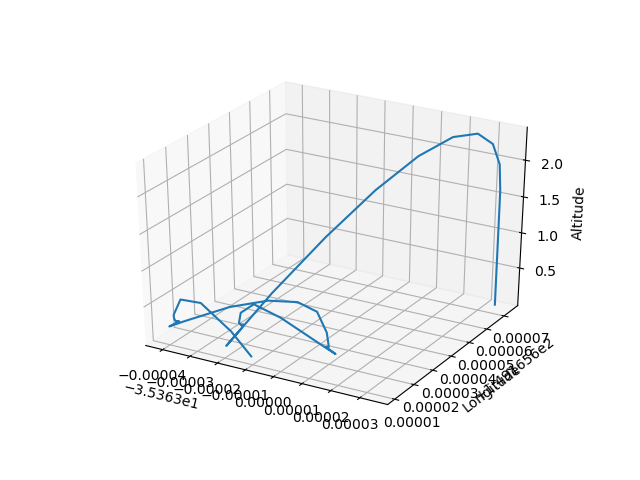

Source code (Python):
import dronekit
import time
import numpy as np
import plot

home_location = dronekit.LocationGlobalRelative(0, 0, 0)
distance_trajectory = 0
latitude_history = []
longitude_history = []
altitude_history = []


def kalman_filter(state, cov, u, z, A, B, H, Q, R):
    # State prediction
    state = np.dot(A, state) + np.dot(B, u)
    cov = np.dot(A, np.dot(cov, A.T)) + Q
    
    # Measurement update
    K = np.dot(cov, np.dot(H.T, np.linalg.inv(np.dot(H, np.dot(cov, H.T)) + R)))
    state = state + np.dot(K, (z - np.dot(H, state)))
    cov = cov - np.dot(K, np.dot(H, cov))
    
    return state, cov

def sliding_mode_control(state, ref, Ks):
    e = ref - state
    u = np.dot(Ks, np.sign(e))
    
    return u

def arm_takeoff(vehicle, altitude, scanning, plotting):    
    global home_location
    home_location = vehicle.location.global_relative_frame
    
    print("Pre-arm checks")
    while not vehicle.is_armable:
        print("Waiting for vehicle to initialize...")
        time.sleep(1)

    print("Arming motors")
    vehicle.mode = dronekit.VehicleMode("ACRO")
    vehicle.armed = True
    while not vehicle.armed:
        print("Waiting for arming...")
        time.sleep(1)
        
    print("Taking off!")
    u = np.array([[0.0], [0.0]])
    z = np.array([[vehicle.location.global_relative_frame.lat], [vehicle.location.global_relative_frame.lon]])
    u[0,0] = vehicle.location.global_relative_frame.lat
    u[1,0] = vehicle.location.global_relative_frame.lon
    A = np.array([[1.0, 0.0], [0.0, 1.0]])
    B = np.array([[0.0, 0.0], [0.0, 0.0]])
    H = np.array([[1.0, 0.0], [0.0, 1.0]])
    Q = np.array([[0.1, 0.0], [0.0, 0.1]])
    R = np.array([[0.1, 0.0], [0.0, 0.1]])
    Ks = np.array([[1.0, 0.0], [0.0, 1.0]])
    cov = np.array([[1.0, 0.0], [0.0, 1.0]]) 
    
    while True:
        if vehicle.location.global_relative_frame.alt >= altitude * 0.95:
            print('Reached target altitude: %s' % altitude)
            break
        
        # Run the kalman filter for estimate the position
        state, cov = kalman_filter(u, cov, u, z, A, B, H, Q, R)
        
        # Run the sliding mode conotrol to generate control inputs
        ref = np.array([
            [home_location.lat],
            [home_location.lon]
        ])
        u_control = sliding_mode_control(state, ref, Ks)
        
        print("Take Off Data : ")
        if scanning: print("Lidar Sensor Distance (m)", vehicle.location.global_relative_frame.alt)
        if plotting: plot.save(vehicle.location.global_relative_frame)
        print([u_control[0,0], u_control[1,0]])
        print(vehicle.location.global_relative_frame)
        print("---------------------------------------------------------------------------")
        
        
        current_altitude = vehicle.location.global_relative_frame.alt
        altitude_error = altitude - current_altitude
        throttle_value = int(1500 + altitude_error * 35)
        
        # Set the control channel override values
        vehicle.channels.overrides = {
            '1': int(1500 + u_control[0,0]),
            '2': int(1500 + u_control[1,0]),
            '3': throttle_value,
            '4': 1500
        }
        
        # Send the control inputs to the vehicle
        vehicle.flush()
        
        time.sleep(0.1)

def trajectory(vehicle, altitude, distance, duration, scanning, plotting):
    global home_location
    global distance_trajectory
    distance_trajectory = distance
    
    u = np.array([[0.0], [0.0], [0.0], [0.0]])
    z = np.array([[vehicle.location.global_relative_frame.lat], [vehicle.location.global_relative_frame.lon], [0.0], [0.0]])
    u[0,0] = vehicle.location.global_relative_frame.lat
    u[1,0] = vehicle.location.global_relative_frame.lon
    A = np.array([[1.0, 0.0, 0.1, 0.0], [0.0, 1.0, 0.0, 0.1], [0.0, 0.0, 1.0, 0.0], [0.0, 0.0, 0.0, 1.0]])
    B = np.array([[0.0, 0.0], [0.0, 0.0], [0.0, 0.0], [0.0, 0.0]])
    H = np.array([[1.0, 0.0, 0.0, 0.0], [0.0, 1.0, 0.0, 0.0], [0.0, 0.0, 1.0, 0.0], [0.0, 0.0, 0.0, 1.0]])
    Q = np.array([[0.1, 0.0, 0.0, 0.0], [0.0, 0.1, 0.0, 0.0], [0.0, 0.0, 0.1, 0.0], [0.0, 0.0, 0.0, 0.1]])
    R = np.array([[0.1, 0.0, 0.0, 0.0], [0.0, 0.1, 0.0, 0.0], [0.0, 0.0, 0.1, 0.0], [0.0, 0.0, 0.0, 0.1]])
    Ks = np.array([[1.0, 0.0], [0.0, 1.0]])
    cov = np.array([[1.0, 0.0, 0.0, 0.0], [0.0, 1.0, 0.0, 0.0], [0.0, 0.0, 1.0, 0.0], [0.0, 0.0, 0.0, 1.0]])
    t = 0  # Time in seconds
    u_control = np.array([[1500.0], [1500.0]])
    start_time = time.time()
    
    while True:
        # Compute the desired position on the circle
        ref = np.array([distance * np.cos(t), distance * np.sin(t)]).reshape(2,1) + np.array([[home_location.lat], [home_location.lon]])

        # Run the Kalman Filter to estimate the position and velocity
        state, cov = kalman_filter(u, cov, u_control, z, A, B, H, Q, R)

        # Run the Sliding Mode Control to generate control inputs
        u_control = sliding_mode_control(state[0:2,:], ref, Ks)

        # Set the Control Channel Override values
        # Set control altitude
        
        current_altitude = vehicle.location.global_relative_frame.alt
        altitude_error = altitude - current_altitude
        throttle_value = int(1500 + altitude_error * 35)
        
        vehicle.channels.overrides = {
            '1': int(1500 + (u_control[0,0] * 20)), 
            '2': int(1500 + (u_control[1,0] * 20)), 
            '3': throttle_value, 
            '4': 1500
        }

        # Send the control inputs to the vehicle
        vehicle.flush()

        # Print the estimated position and velocity
        print("Trajectory Data : ")
        print('Latitude: %s, Longitude: %s' % (state[0,0], state[1,0]))
        print('Velocity in x-axis: %s, Velocity in y-axis: %s' % (state[2,0], state[3,0]))
        print([u_control[0,0], u_control[1,0]])
        if scanning: print("Lidar Sensor Distance (m)", vehicle.location.global_relative_frame.alt)
        if plotting: plot.save(vehicle.location.global_relative_frame)
        print(vehicle.location.global_relative_frame)
        print("---------------------------------------------------------------------------")

        plot.save(vehicle.location.global_relative_frame)

        # Update the time
        t += 0.1

        elapsed_time = time.time() - start_time
        if elapsed_time >= duration:
            break

        # Sleep for a short period of time
        time.sleep(0.1)
        
        
def landing_disarm(vehicle, scanning, plotting):
    global distance_trajectory
    print('Descending to the ground...')
    u = np.array([[0.0], [0.0], [0.0], [0.0]])
    z = np.array([[vehicle.location.global_relative_frame.lat], [vehicle.location.global_relative_frame.lon], [0.0], [0.0]])
    u[0,0] = vehicle.location.global_relative_frame.lat
    u[1,0] = vehicle.location.global_relative_frame.lon
    A = np.array([[1.0, 0.0, 0.1, 0.0], [0.0, 1.0, 0.0, 0.1], [0.0, 0.0, 1.0, 0.0], [0.0, 0.0, 0.0, 1.0]])
    B = np.array([[0.0, 0.0], [0.0, 0.0], [0.0, 0.0], [0.0, 0.0]])
    H = np.array([[1.0, 0.0, 0.0, 0.0], [0.0, 1.0, 0.0, 0.0], [0.0, 0.0, 1.0, 0.0], [0.0, 0.0, 0.0, 1.0]])
    Q = np.array([[0.1, 0.0, 0.0, 0.0], [0.0, 0.1, 0.0, 0.0], [0.0, 0.0, 0.1, 0.0], [0.0, 0.0, 0.0, 0.1]])
    R = np.array([[0.1, 0.0, 0.0, 0.0], [0.0, 0.1, 0.0, 0.0], [0.0, 0.0, 0.1, 0.0], [0.0, 0.0, 0.0, 0.1]])
    Ks = np.array([[1.0, 0.0], [0.0, 1.0]])
    cov = np.array([[1.0, 0.0, 0.0, 0.0], [0.0, 1.0, 0.0, 0.0], [0.0, 0.0, 1.0, 0.0], [0.0, 0.0, 0.0, 1.0]])
    t = 0  # Time in seconds
    u_alt = 0.1
    u_control = np.array([[1500.0], [1500.0]])
    while True:
        # Compute the desired position on the circle
        ref = np.array([distance_trajectory * np.cos(t), distance_trajectory * np.sin(t)]).reshape(2,1) + np.array([[vehicle.home_location.lat], [vehicle.home_location.lon]])

        # Run the Kalman Filter to estimate the position and velocity
        state, cov = kalman_filter(u, cov, u_control, z, A, B, H, Q, R)

        # Run the Sliding Mode Control to generate control inputs
        u_control = sliding_mode_control(state[0:2,:], ref, Ks)

        # Set the Control Channel Override values
        
        current_altitude = vehicle.location.global_relative_frame.alt
        altitude_error = u_alt - current_altitude
        throttle_value = int(1500 + altitude_error * 35)
        
        vehicle.channels.overrides = {
            '1': int(1500 + u_control[0,0]), 
            '2': int(1500 + u_control[1,0]), 
            '3': throttle_value, 
            '4': 1500
        }

        # Send the control inputs to the vehicle
        vehicle.flush()

        # Print the estimated position and velocity
        print("Landing Data : ")
        print('Latitude: %s, Longitude: %s' % (state[0,0], state[1,0]))
        print('Velocity in x-axis: %s, Velocity in y-axis: %s' % (state[2,0], state[3,0]))
        print([u_control[0,0], u_control[1,0]])
        if scanning: print("Lidar Sensor Distance (m)", vehicle.location.global_relative_frame.alt)
        if plotting: plot.save(vehicle.location.global_relative_frame)
        print(vehicle.location.global_relative_frame)
        print("---------------------------------------------------------------------------")

        plot.save(vehicle.location.global_relative_frame)

        # Check if the vehicle has landed
        if vehicle.location.global_relative_frame.alt <= u_alt * 1.10:
            print('Reached target altitude: %s' % u_alt)
            break

        # Sleep for a short period of time
        time.sleep(0.1)


    if plotting: plot.show("smckf.png")
    # Disarm the vehicle
    vehicle.mode = dronekit.VehicleMode("LAND")
    print('Disarming...')
    vehicle.armed = False
    while vehicle.armed:
        time.sleep(1)



    